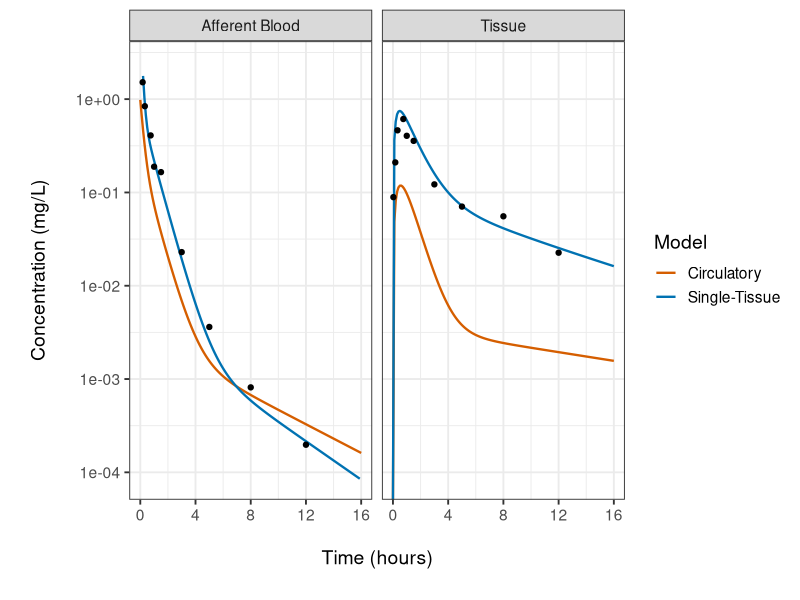

Recreate this plot in R. (Note: this script raises an error after producing the figure.)
# Testing idea about mean concentrations
  rm(list = ls(all = T))
  
# First load libraries
  library(plyr)
  library(ggplot2)
  library(stringr)
  library(cowplot)
  
# Set ggplot2 theme
  theme_bw2 <- theme_set(theme_bw(base_size = 14))
  theme_update(plot.title = element_text(hjust = 0.5))
  
# Define forcing functions
  tissue1obs <- function(t) {  # based
    exp(-3.95E-3*t - 5.6) + exp(-2.09E-2*t - 0.285) + 
    exp(-0.14*t + 1.85) + exp(-4.16*t + 4.39)
  }
  tissue1est1 <- function(t) {
    exp(-2.95E-3*t - 5.9) + exp(-2.09E-2*t - 1.48) + 
    exp(-0.08*t - 0.285)
  }
  tissue1est2 <- function(t) {
    exp(-3.95E-3*t - 5.6) + exp(-2.09E-2*t - 0.285) + 
    exp(-0.14*t + 1.85) + exp(-4.16*t + 4.39)
  }
  
  tissue2obs <- function(t) {
    exp(-3.95E-4*t - 5.60) + exp(-2.09E-3*t - 2.286) +
    exp(-0.02*t + 0.25) - exp(-0.05*t)*sum(exp(c(-5.6, -2.286, 0.25)))
  }
  tissue2est1 <- function(t) {
    exp(-8.95E-4*t - 5.60) + exp(-7.09E-2*t - 2.286) +
    exp(-0.02*t - 0.95) - exp(-0.05*t)*sum(exp(c(-5.6, -2.286, -0.95)))
  }
  tissue2est2 <- function(t) {
    exp(-3.95E-4*t - 5.60) + exp(-2.09E-3*t - 2.286) +
    exp(-0.015*t + 0.25) - exp(-0.07*t)*sum(exp(c(-5.6, -2.286, 0.25)))
  }
  
# Create data for observed data
  set.seed(1337)
  obstime <- c(0.03, 0.17, 0.33, 0.75, 1, 1.5, 3, 5, 8, 12)
  obsdata <- data.frame(TIME = rep(obstime, 2))
  ERR <- (1+rnorm(n = length(obstime)*2, mean = 0, sd = 0.2))
  obsdata$OBS <- c(tissue1obs(obstime*60), tissue2obs(obstime*60))*ERR
  obsdata$TIS <- rep(c("Afferent Blood", "Tissue"), each = length(obstime))
  
# Create data for model predictions
  esttime <- seq(0, 16, by = 0.1)
  estdata <- data.frame(TIME = rep(esttime, 2))
  estdata$EST1 <- c(tissue1est1(esttime*60), tissue1est2(esttime*60))
  estdata$EST2 <- c(tissue2est1(esttime*60), tissue2est2(esttime*60))
  estdata$MOD <- rep(c("Circulatory", "Single-Tissue"), each = length(esttime))
  estdata$TIS1 <- "Afferent Blood"
  estdata$TIS2 <- "Tissue"
  
# Combine data for plotting
  plotdata <- data.frame(TIME = rep(estdata$TIME, 2))
  plotdata$EST <- c(estdata$EST1, estdata$EST2)
  plotdata$MOD <- rep(estdata$MOD, 2)
  plotdata$TIS <- c(estdata$TIS1, estdata$TIS2)
  
# Define colourblind-friendly palette
  cbpalette <- c("#D55E00", "#0072B2", "#009E73")  # red, blue, green
  
# Create plot
  p <- NULL
  p <- ggplot()
  p <- p + geom_line(aes(x = TIME, y = EST, colour = MOD), 
    data = plotdata, size = 0.8)
  p <- p + geom_point(aes(x = TIME, y = OBS), data = obsdata)
  p <- p + scale_colour_manual("Model", values = cbpalette)
  p <- p + scale_y_log10("\nConcentration (mg/L)\n", lim = c(8.5E-5, 2.5))
  p <- p + scale_x_continuous("\nTime (hours)\n", breaks = 0:4*4)
  p <- p + facet_wrap(~TIS)
  p
  
# Produce Figure1 for the MoBi methods paper
  ggsave("produced_data/mobi_paper_intro3.png", width = 17.4, height = 10.4,
    units = c("cm"))
  # ggsave("produced_data/Figure1.eps", width = 17.4, height = 10.4,
  #   units = c("cm"), dpi = 1200, device = cairo_ps, fallback_resolution = 1200)

